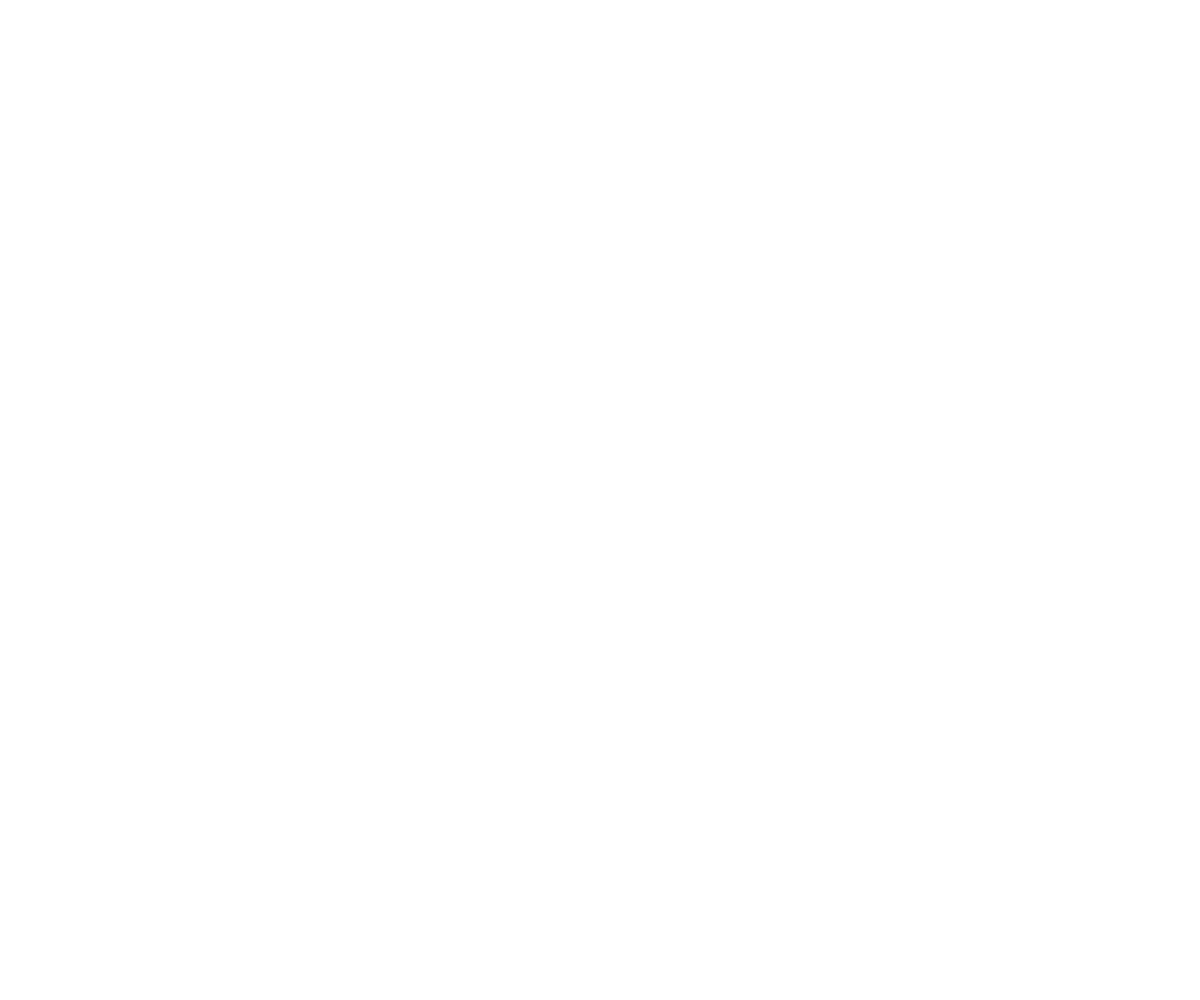
Frame 1 (no input)
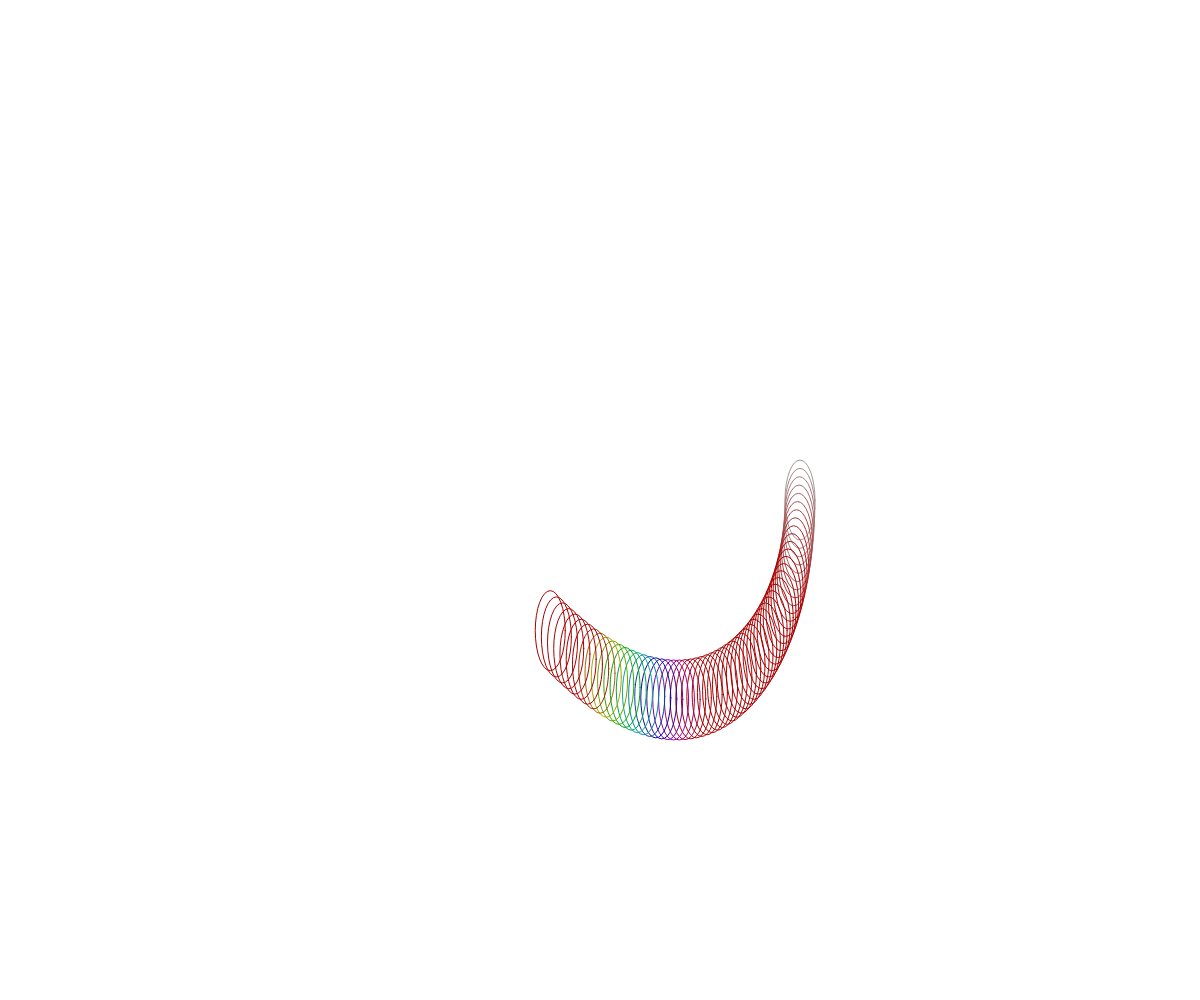
Frame 60 (no input)
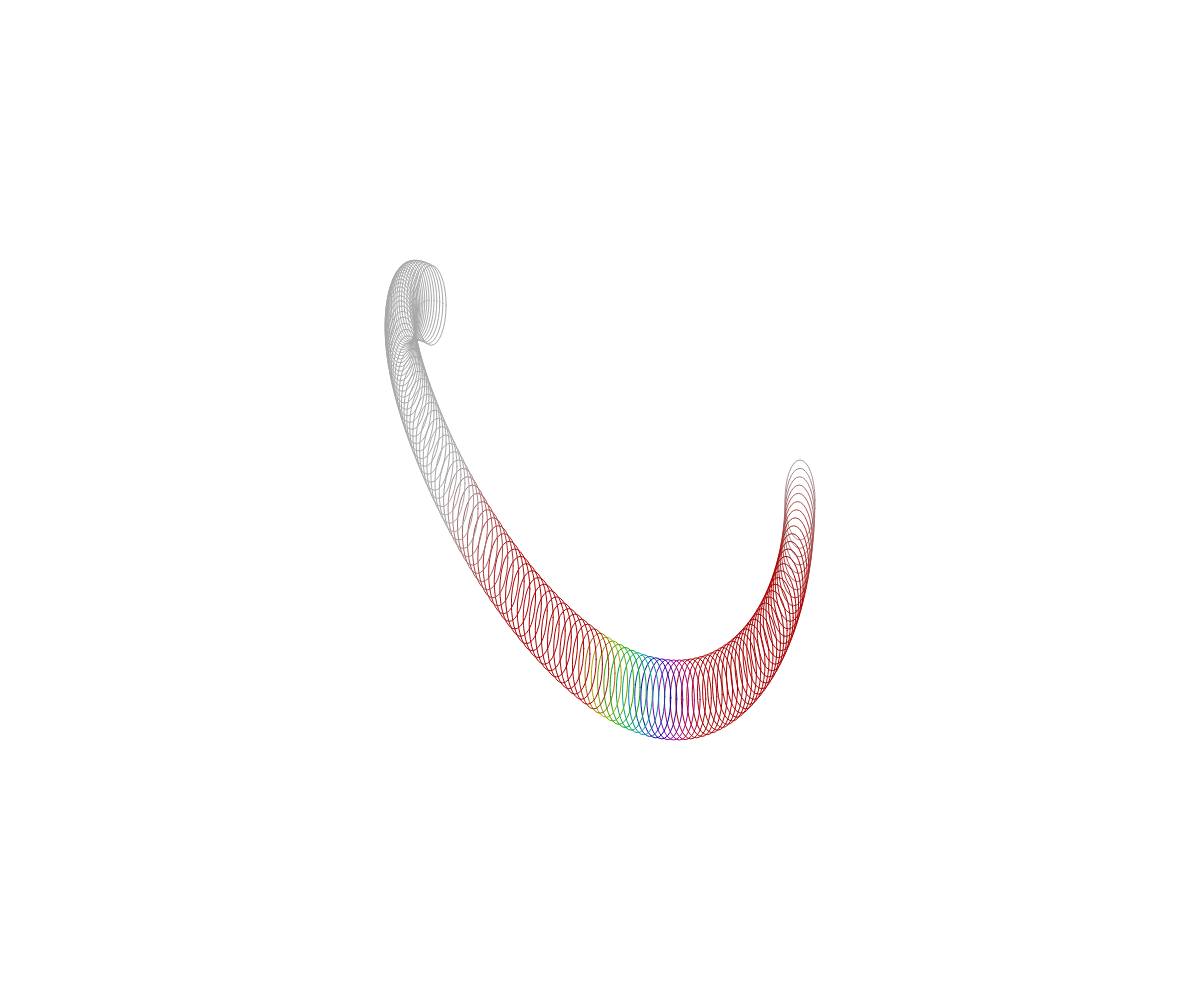
Frame 120 (the mouse pressed at the canvas centre since frame 60)

The p5.js sketch that drew these frames (run headless with seeded random() and noise() and a simulated clock; from frame 60 on, the mouse is pressed at the canvas centre):

// p5.js sketch
// ── sketch.js
var waveLengthOne = 150.0;
var waveLengthTwo = 200.0;
var pointCount = 0;
var angle = 0.0;
var amplitude = 200;
function setup(){
  createCanvas(windowWidth,windowHeight);
}
function draw(){
  if(pointCount > 1000){
    noLoop();
  }
  background(255);
  colorMode(HSB, 100); 
  noFill();
  strokeWeight(1);
  translate(width/2, height/2);
  beginShape();
    for(var i=0; i < pointCount; i++){
    angle = i / waveLengthOne * TWO_PI;
    var y = sin(angle)* amplitude;
    
    angle = i / waveLengthTwo * TWO_PI;
    var x = cos(angle)* amplitude;
    // creating the slinkie
    stroke(x+10, y+10, 66);
    ellipse(x,y,30,80);
    }
  endShape();
  pointCount++;
}
